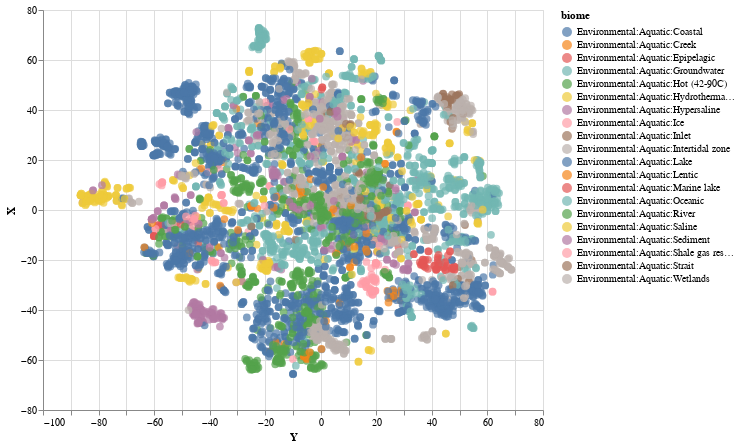

The cell this chart's notebook holds for it:
### Code cell
f_copy.biome.value_counts()
df = pd.DataFrame(Y)
df['biome'] = f_copy.reset_index(drop=True).biome
df.columns = ['X','Y','biome']

alt.Chart(df.sample(5000), height=400, width=500).mark_circle(size=60).encode(x='Y',y='X',
                                    color='biome',tooltip='biome')

### Figure 1 — Vega-Lite specification as saved in the notebook (floating-point values rounded to 4 significant figures; data arrays with more than 128 entries replaced by an {"elided": "..."} marker saying what was removed)
{"config": {"view": {"continuousWidth": 400, "continuousHeight": 300}}, "data": {"name": "data-fcba7f94e7202eae8949d86b71c2a83f"}, "mark": {"type": "circle", "size": 60}, "encoding": {"color": {"field": "biome", "type": "nominal"}, "tooltip": {"field": "biome", "type": "nominal"}, "x": {"field": "Y", "type": "quantitative"}, "y": {"field": "X", "type": "quantitative"}}, "height": 400, "width": 500, "$schema": "https://vega.github.io/schema/vega-lite/v4.17.0.json", "datasets": {"data-fcba7f94e7202eae8949d86b71c2a83f": {"elided": "5000 records"}}}
